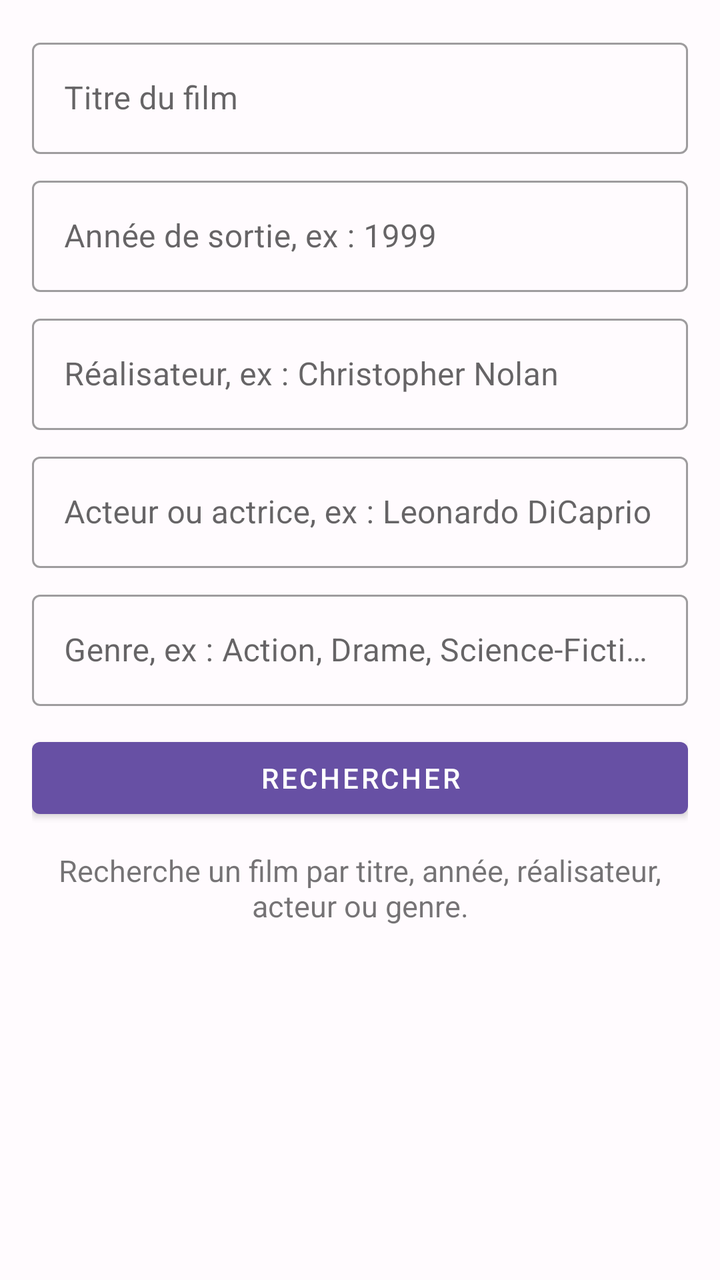
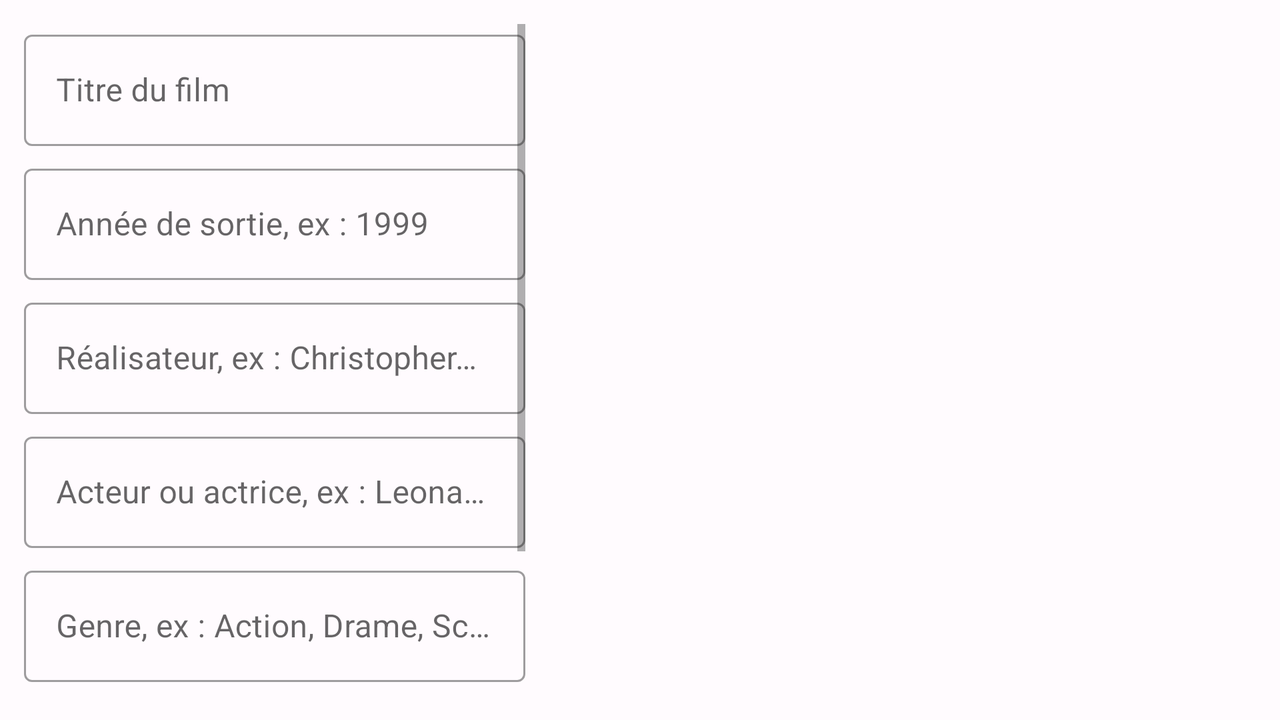

Compare how this app lays out the same screen by default and in its alternative resource folder. The renders come first, then the two layout files and the values they reference.
<!-- AndroidManifest.xml: application theme Theme.Cinema -->
<!-- res/layout/fragment_search.xml -->
<?xml version="1.0" encoding="utf-8"?>
<LinearLayout
    xmlns:android="http://schemas.android.com/apk/res/android"
    xmlns:app="http://schemas.android.com/apk/res-auto"
    android:id="@+id/searchRoot"
    android:layout_width="match_parent"
    android:layout_height="match_parent"
    android:orientation="vertical"
    android:padding="16dp">

    <com.google.android.material.textfield.TextInputLayout
        android:id="@+id/titleInputLayout"
        style="@style/Widget.MaterialComponents.TextInputLayout.OutlinedBox"
        android:layout_width="match_parent"
        android:layout_height="wrap_content"
        android:hint="@string/search_title_hint">

        <com.google.android.material.textfield.TextInputEditText
            android:id="@+id/titleEditText"
            android:layout_width="match_parent"
            android:layout_height="wrap_content"
            android:imeOptions="actionSearch"
            android:inputType="text" />

    </com.google.android.material.textfield.TextInputLayout>

    <com.google.android.material.textfield.TextInputLayout
        android:id="@+id/yearInputLayout"
        style="@style/Widget.MaterialComponents.TextInputLayout.OutlinedBox"
        android:layout_width="match_parent"
        android:layout_height="wrap_content"
        android:layout_marginTop="8dp"
        android:hint="@string/search_year_hint">

        <com.google.android.material.textfield.TextInputEditText
            android:id="@+id/yearEditText"
            android:layout_width="match_parent"
            android:layout_height="wrap_content"
            android:inputType="number" />

    </com.google.android.material.textfield.TextInputLayout>

    <com.google.android.material.textfield.TextInputLayout
        android:id="@+id/directorInputLayout"
        style="@style/Widget.MaterialComponents.TextInputLayout.OutlinedBox"
        android:layout_width="match_parent"
        android:layout_height="wrap_content"
        android:layout_marginTop="8dp"
        android:hint="@string/search_director_hint">

        <com.google.android.material.textfield.TextInputEditText
            android:id="@+id/directorEditText"
            android:layout_width="match_parent"
            android:layout_height="wrap_content"
            android:inputType="textPersonName" />

    </com.google.android.material.textfield.TextInputLayout>

    <com.google.android.material.textfield.TextInputLayout
        android:id="@+id/actorInputLayout"
        style="@style/Widget.MaterialComponents.TextInputLayout.OutlinedBox"
        android:layout_width="match_parent"
        android:layout_height="wrap_content"
        android:layout_marginTop="8dp"
        android:hint="@string/search_actor_hint">

        <com.google.android.material.textfield.TextInputEditText
            android:id="@+id/actorEditText"
            android:layout_width="match_parent"
            android:layout_height="wrap_content"
            android:inputType="textPersonName" />

    </com.google.android.material.textfield.TextInputLayout>

    <com.google.android.material.textfield.TextInputLayout
        android:id="@+id/genreInputLayout"
        style="@style/Widget.MaterialComponents.TextInputLayout.OutlinedBox"
        android:layout_width="match_parent"
        android:layout_height="wrap_content"
        android:layout_marginTop="8dp"
        android:hint="@string/search_genre_hint">

        <com.google.android.material.textfield.TextInputEditText
            android:id="@+id/genreEditText"
            android:layout_width="match_parent"
            android:layout_height="wrap_content"
            android:inputType="text" />

    </com.google.android.material.textfield.TextInputLayout>

    <Button
        android:id="@+id/searchButton"
        android:layout_width="match_parent"
        android:layout_height="wrap_content"
        android:layout_marginTop="12dp"
        android:text="@string/search_button" />

    <ProgressBar
        android:id="@+id/searchProgressBar"
        android:layout_width="wrap_content"
        android:layout_height="wrap_content"
        android:layout_gravity="center_horizontal"
        android:layout_marginTop="12dp"
        android:visibility="gone" />

    <TextView
        android:id="@+id/searchMessageTextView"
        android:layout_width="match_parent"
        android:layout_height="wrap_content"
        android:layout_marginTop="12dp"
        android:gravity="center"
        android:text="@string/search_intro_message"
        android:textSize="15sp" />

    <androidx.recyclerview.widget.RecyclerView
        android:id="@+id/movieRecyclerView"
        android:layout_width="match_parent"
        android:layout_height="0dp"
        android:layout_marginTop="12dp"
        android:layout_weight="1"
        android:clipToPadding="false"
        android:paddingBottom="12dp"
        app:layoutManager="androidx.recyclerview.widget.GridLayoutManager"
        app:spanCount="2" />

</LinearLayout>
<!-- resources referenced by this layout -->
<resources>
  <string name="search_actor_hint">Acteur ou actrice, ex : Leonardo DiCaprio</string>
  <string name="search_button">Rechercher</string>
  <string name="search_director_hint">Réalisateur, ex : Christopher Nolan</string>
  <string name="search_genre_hint">Genre, ex : Action, Drame, Science-Fiction</string>
  <string name="search_intro_message">Recherche un film par titre, année, réalisateur, acteur ou genre.</string>
  <string name="search_title_hint">Titre du film</string>
  <string name="search_year_hint">Année de sortie, ex : 1999</string>
  <style name="Theme.Cinema" parent="Theme.MaterialComponents.DayNight.NoActionBar">
          <item name="colorPrimary">@color/cinema_primary</item>
          <item name="colorPrimaryVariant">@color/cinema_primary_dark</item>
          <item name="colorSecondary">@color/cinema_secondary</item>
          <item name="android:windowBackground">@color/cinema_background</item>
          <item name="android:navigationBarColor">@color/cinema_surface</item>
          <item name="android:statusBarColor">@color/cinema_background</item>
          <item name="android:windowLightStatusBar">true</item>
      </style>
  <color name="cinema_primary">#6750A4</color>
  <color name="cinema_primary_dark">#4F378B</color>
  <color name="cinema_secondary">#625B71</color>
  <color name="cinema_background">#FFFBFE</color>
  <color name="cinema_surface">#FFFBFE</color>
</resources>
<!-- res/layout-land/fragment_search.xml (the repository's variant of the layout above) -->
<!-- drawn on the phone turned sideways -->
<?xml version="1.0" encoding="utf-8"?>
<LinearLayout
    xmlns:android="http://schemas.android.com/apk/res/android"
    xmlns:app="http://schemas.android.com/apk/res-auto"
    android:id="@+id/searchRoot"
    android:layout_width="match_parent"
    android:layout_height="match_parent"
    android:orientation="horizontal"
    android:padding="12dp">

    <ScrollView
        android:id="@+id/searchFiltersScrollView"
        android:layout_width="0dp"
        android:layout_height="match_parent"
        android:layout_weight="0.42"
        android:fillViewport="true"
        android:paddingEnd="8dp">

        <LinearLayout
            android:id="@+id/searchFiltersContainer"
            android:layout_width="match_parent"
            android:layout_height="wrap_content"
            android:orientation="vertical">

            <com.google.android.material.textfield.TextInputLayout
                android:id="@+id/titleInputLayout"
                style="@style/Widget.MaterialComponents.TextInputLayout.OutlinedBox"
                android:layout_width="match_parent"
                android:layout_height="wrap_content"
                android:hint="@string/search_title_hint">

                <com.google.android.material.textfield.TextInputEditText
                    android:id="@+id/titleEditText"
                    android:layout_width="match_parent"
                    android:layout_height="wrap_content"
                    android:imeOptions="actionSearch"
                    android:inputType="text"
                    android:singleLine="true" />

            </com.google.android.material.textfield.TextInputLayout>

            <com.google.android.material.textfield.TextInputLayout
                android:id="@+id/yearInputLayout"
                style="@style/Widget.MaterialComponents.TextInputLayout.OutlinedBox"
                android:layout_width="match_parent"
                android:layout_height="wrap_content"
                android:layout_marginTop="6dp"
                android:hint="@string/search_year_hint">

                <com.google.android.material.textfield.TextInputEditText
                    android:id="@+id/yearEditText"
                    android:layout_width="match_parent"
                    android:layout_height="wrap_content"
                    android:inputType="number"
                    android:singleLine="true" />

            </com.google.android.material.textfield.TextInputLayout>

            <com.google.android.material.textfield.TextInputLayout
                android:id="@+id/directorInputLayout"
                style="@style/Widget.MaterialComponents.TextInputLayout.OutlinedBox"
                android:layout_width="match_parent"
                android:layout_height="wrap_content"
                android:layout_marginTop="6dp"
                android:hint="@string/search_director_hint">

                <com.google.android.material.textfield.TextInputEditText
                    android:id="@+id/directorEditText"
                    android:layout_width="match_parent"
                    android:layout_height="wrap_content"
                    android:inputType="textPersonName"
                    android:singleLine="true" />

            </com.google.android.material.textfield.TextInputLayout>

            <com.google.android.material.textfield.TextInputLayout
                android:id="@+id/actorInputLayout"
                style="@style/Widget.MaterialComponents.TextInputLayout.OutlinedBox"
                android:layout_width="match_parent"
                android:layout_height="wrap_content"
                android:layout_marginTop="6dp"
                android:hint="@string/search_actor_hint">

                <com.google.android.material.textfield.TextInputEditText
                    android:id="@+id/actorEditText"
                    android:layout_width="match_parent"
                    android:layout_height="wrap_content"
                    android:inputType="textPersonName"
                    android:singleLine="true" />

            </com.google.android.material.textfield.TextInputLayout>

            <com.google.android.material.textfield.TextInputLayout
                android:id="@+id/genreInputLayout"
                style="@style/Widget.MaterialComponents.TextInputLayout.OutlinedBox"
                android:layout_width="match_parent"
                android:layout_height="wrap_content"
                android:layout_marginTop="6dp"
                android:hint="@string/search_genre_hint">

                <com.google.android.material.textfield.TextInputEditText
                    android:id="@+id/genreEditText"
                    android:layout_width="match_parent"
                    android:layout_height="wrap_content"
                    android:inputType="text"
                    android:singleLine="true" />

            </com.google.android.material.textfield.TextInputLayout>

            <Button
                android:id="@+id/searchButton"
                android:layout_width="match_parent"
                android:layout_height="wrap_content"
                android:layout_marginTop="8dp"
                android:text="@string/search_button" />

            <ProgressBar
                android:id="@+id/searchProgressBar"
                android:layout_width="wrap_content"
                android:layout_height="wrap_content"
                android:layout_gravity="center_horizontal"
                android:layout_marginTop="8dp"
                android:visibility="gone" />

            <TextView
                android:id="@+id/searchMessageTextView"
                android:layout_width="match_parent"
                android:layout_height="wrap_content"
                android:layout_marginTop="8dp"
                android:gravity="center"
                android:text="@string/search_intro_message"
                android:textSize="14sp" />

        </LinearLayout>

    </ScrollView>

    <androidx.recyclerview.widget.RecyclerView
        android:id="@+id/movieRecyclerView"
        android:layout_width="0dp"
        android:layout_height="match_parent"
        android:layout_weight="0.58"
        android:clipToPadding="false"
        android:paddingStart="8dp"
        android:paddingBottom="12dp"
        app:layoutManager="androidx.recyclerview.widget.GridLayoutManager"
        app:spanCount="2" />

</LinearLayout>
